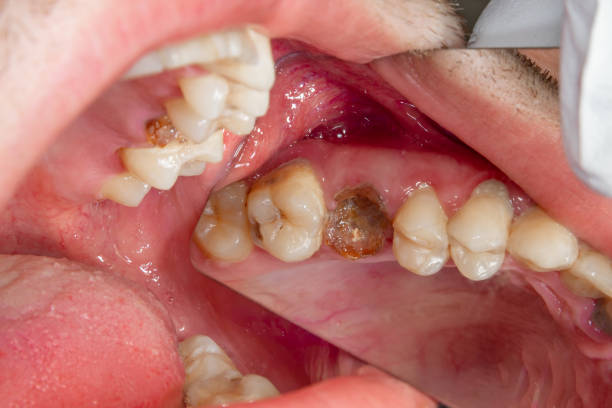
#> input picture milestone3/Raw_images/111.jpg, 612 x 408 px, found by its file name; its folder holds only this picture in this run
$ jupyter execute --allow-errors ImageResizing.ipynb
#> lines starting #> are read from the running program, lines starting #| are printed output that depends on the picture
[cell 1]
import cv2
import os
import matplotlib.pyplot as plt

# Define original image directory
image_dir = r'C:\Users\Reshmi\Capstone-Project\milestone3\Raw_images'

# Define separate output directory (NOT inside image_dir)
save_dir = r'C:\Users\Reshmi\Capstone-Project\milestone3\Augmented_images\Unlabeled\resized_images'
os.makedirs(save_dir, exist_ok=True)  # Create output folder if it doesn't exist

# Define new size for resizing
new_size = (250, 250)

# Get up to 1000 .jpg files from image_dir
image_filenames = [
    fname for fname in os.listdir(image_dir)
    if fname.lower().endswith(".jpg")
][:1000]

# Resize and save images
for fname in image_filenames:
    image_path = os.path.join(image_dir, fname)
    img = cv2.imread(image_path)
#> img is the input picture: shape (408, 612, 3); mean B, G, R 108.2, 115.6, 183.4

    if img is None:
        print(f"Error: Failed to load {fname}")
        continue

    resized_img = cv2.resize(img, new_size, interpolation=cv2.INTER_LINEAR)
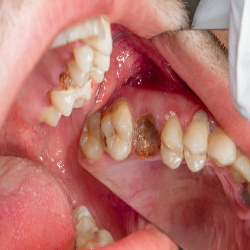
#> resized_img: shape (250, 250, 3); mean B, G, R 108.1, 115.4, 183.3
    save_path = os.path.join(save_dir, f"resized_{fname}")
    cv2.imwrite(save_path, resized_img)
    print(f"Saved: {save_path}")

print("All images resized and saved in a separate folder!")

# --- Display the first successfully resized image ---

# Find the first resized image in the save directory
resized_files = [f for f in os.listdir(save_dir) if f.lower().endswith(".jpg")]
if resized_files:
    first_image_path = os.path.join(save_dir, resized_files[0])
    test_image = cv2.imread(first_image_path)
    test_image_rgb = cv2.cvtColor(test_image, cv2.COLOR_BGR2RGB)

    plt.imshow(test_image_rgb)
    plt.axis("off")
    plt.title(f"Sample: {resized_files[0]}")
    plt.show()
else:
    print("No resized images found to display.")


$ run again, on milestone3/Raw_images/116.jpg
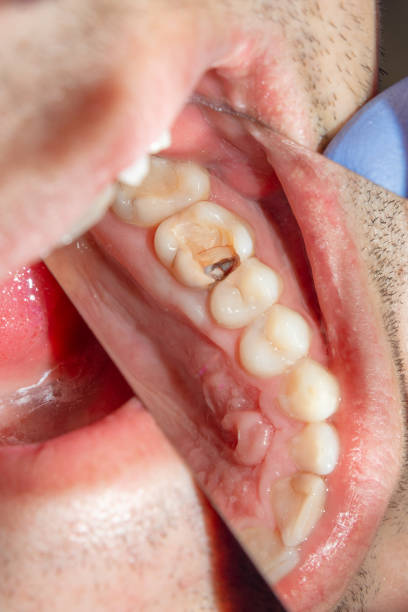
#> input picture milestone3/Raw_images/116.jpg, 408 x 612 px, found by its file name
#> img is the input picture: shape (612, 408, 3); mean B, G, R 130, 141.7, 196.1
#> `resized_img = cv2.resize(img, new_size, interpolation=cv2.INTER_LINEAR)`:
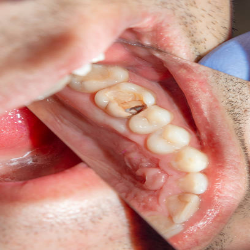
#> resized_img: shape (250, 250, 3); mean B, G, R 129.8, 141.6, 196

$ run again, on milestone3/Raw_images/12.jpg
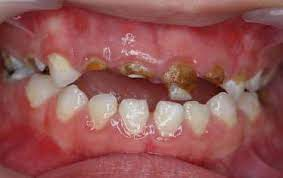
#> input picture milestone3/Raw_images/12.jpg, 283 x 178 px, found by its file name
#> img is the input picture: shape (178, 283, 3); mean B, G, R 84.6, 85.7, 147.9
#> `resized_img = cv2.resize(img, new_size, interpolation=cv2.INTER_LINEAR)`:
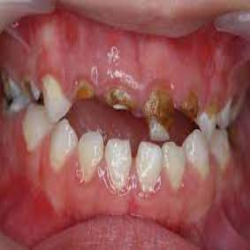
#> resized_img: shape (250, 250, 3); mean B, G, R 84.5, 85.6, 147.8

$ run again, on milestone3/Raw_images/120.jpg
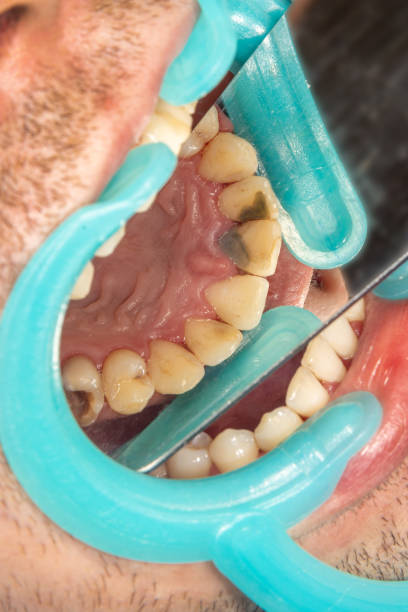
#> input picture milestone3/Raw_images/120.jpg, 408 x 612 px, found by its file name
#> img is the input picture: shape (612, 408, 3); mean B, G, R 144.3, 159.5, 153.3
#> `resized_img = cv2.resize(img, new_size, interpolation=cv2.INTER_LINEAR)`:
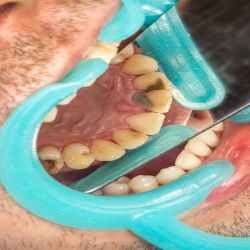
#> resized_img: shape (250, 250, 3); mean B, G, R 144.2, 159.4, 153.2

$ run again, on milestone3/Raw_images/113.jpg
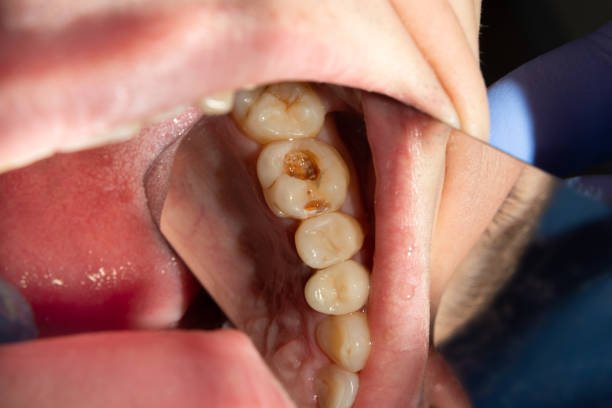
#> input picture milestone3/Raw_images/113.jpg, 612 x 408 px, found by its file name
#> img is the input picture: shape (408, 612, 3); mean B, G, R 97, 104.6, 152.2
#> `resized_img = cv2.resize(img, new_size, interpolation=cv2.INTER_LINEAR)`:
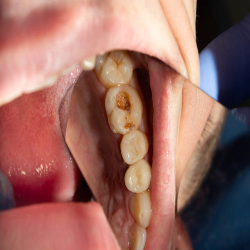
#> resized_img: shape (250, 250, 3); mean B, G, R 96.9, 104.5, 152.1
